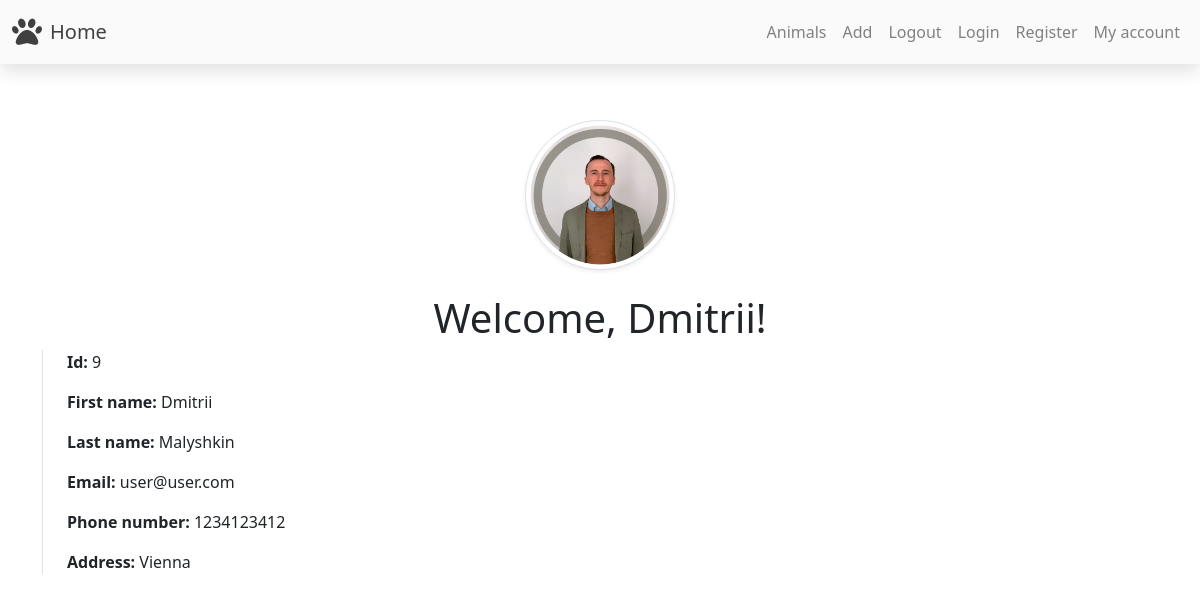
The page /index.php (signed in) on the database its author committed.
### tables this page shows
CREATE TABLE `users` (
  `id` int(11) NOT NULL,
  `first_name` varchar(100) NOT NULL,
  `last_name` varchar(100) NOT NULL,
  `email` varchar(100) NOT NULL,
  `phone_number` bigint(100) NOT NULL,
  `address` varchar(255) NOT NULL,
  `pass` varchar(255) NOT NULL,
  `status` varchar(10) NOT NULL DEFAULT 'user',
  `picture` varchar(255) NOT NULL
);

### index.php (the view, shortened to what this page needs)
<?php
require_once "components/db_connect.php";
require_once "components/navbar.php";
$userId = 0;
if (isset($_SESSION["adm"])) {
  $userId = $_SESSION["adm"];
} else {
  $userId = $_SESSION["user"];
}
$userSql = "SELECT * FROM `users` WHERE `id` = $userId";
$userResult = mysqli_query($conn, $userSql);
$user = mysqli_fetch_assoc($userResult);
?>
<!DOCTYPE html>
<html lang="en">
<head>
  <link href="https://cdn.jsdelivr.net/npm/bootstrap@5.3.2/dist/css/bootstrap.min.css" rel="stylesheet">
  <link rel="stylesheet" href="style/style.css">
</head>
<body>
  <?= $navbar ?>
  <div class="container my-5 pt-5">
    <img src="pictures/<?= $user['picture'] ?>" class="d-block mx-auto my-4 rounded-circle img-thumbnail asp-1 object-fit-cover shadow-sm m-auto" width='150px' alt="">
    <h1 class="text-center">Welcome, <?= $user['first_name'] ?>!</h1>
    <div class="border-start ps-4">
      <p><strong>Id: </strong><?= $user['id'] ?></p>
      <p><strong>First name: </strong><?= $user['first_name'] ?></p>
      <p><strong>Last name: </strong> <?= $user['last_name'] ?></p>
      <p><strong>Email: </strong><?= $user['email'] ?></p>
      <p><strong>Phone number: </strong><?= $user['phone_number'] ?></p>
      <p><strong>Address: </strong><?= $user['address'] ?></p>
    </div>
  </div>
</body>
</html>

### style/style.css (style rules this page uses)
.asp-1 { aspect-ratio: 1; }

### rows shown on the page
users: picture (picture), first_name "Dmitrii", id "9", last_name "Malyshkin", email "user@user.com", phone_number "1234123412", address "Vienna"
